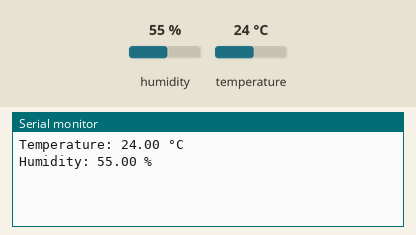
Simulated run of this sketch. Board: ESP32. Shown: the last lines printed to the serial monitor. Wiring (inferred from the names in the program): AHT10/20 sensor at I2C address 0x38. The inputs (shaded band) are chosen by the test bench; at power-on: humidity 55 %, temperature 24 °C.

Above: at 1.7 s.
1.8 s: humidity set to 22 %
At 3.1 s:
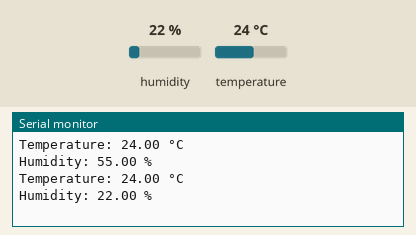
4.6 s: temperature set to 12 °C
At 5.2 s:
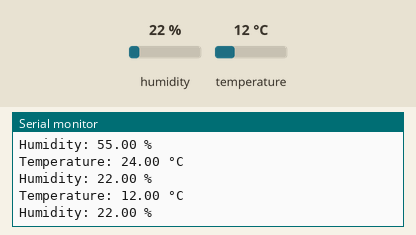
7.4 s: humidity set to 40 %
At 9.4 s:
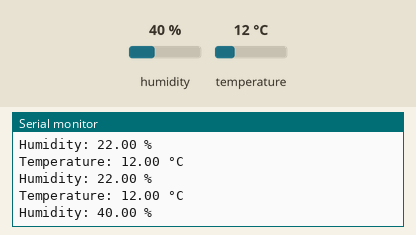
Timing chart, 0 to 10.9 s (numbered marks = the images above; inputs shaded):
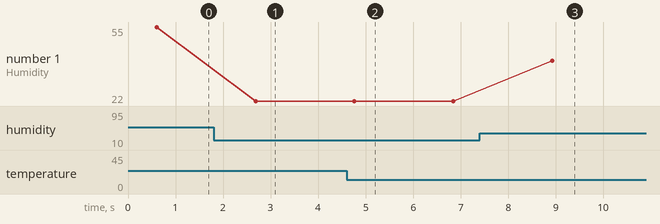

The sketch:

humidtemp.ino
```cpp
#include <Wire.h>

#define AHT10_ADDRESS 0x38
#define AHT10_CMD_CALIBRATE 0xE1
#define AHT10_CMD_TRIGGER 0xAC
#define AHT10_CMD_SOFTRESET 0xBA

void setup() {
  Serial.begin(115200);
  Wire.begin();

  // Initialize AHT10
  Wire.beginTransmission(AHT10_ADDRESS);
  Wire.write(AHT10_CMD_CALIBRATE);
  Wire.write(0x08);
  Wire.write(0x00);
  Wire.endTransmission();
  delay(500); // Wait for sensor to calibrate

  // Soft reset
  Wire.beginTransmission(AHT10_ADDRESS);
  Wire.write(AHT10_CMD_SOFTRESET);
  Wire.endTransmission();
  delay(20); // Wait for reset
}

void loop() {
  float temperature, humidity;
  if (readAHT10(temperature, humidity)) {
    Serial.print("Temperature: ");
    Serial.print(temperature);
    Serial.println(" °C");

    Serial.print("Humidity: ");
    Serial.print(humidity);
    Serial.println(" %");

  } else {
    Serial.println("Failed to read from AHT10 sensor!");
  }
  delay(2000); // Wait for 2 seconds before taking another reading
}

bool readAHT10(float &temperature, float &humidity) {
  Wire.beginTransmission(AHT10_ADDRESS);
  Wire.write(AHT10_CMD_TRIGGER);
  Wire.write(0x33);
  Wire.write(0x00);
  Wire.endTransmission();
  delay(80); // Wait for the measurement to complete

   Wire.requestFrom(AHT10_ADDRESS, 6);
  if (Wire.available() == 6) {
    uint8_t data[6];
    for (int i = 0; i < 6; i++) {
      data[i] = Wire.read();
    }

    uint32_t rawHumidity = ((uint32_t)data[1] << 12) | ((uint32_t)data[2] << 4) | ((data[3] & 0xF0) >> 4);
    humidity = (rawHumidity * 100.0) / 1048576.0; // 2^20 = 1048576

    uint32_t rawTemperature = ((uint32_t)(data[3] & 0x0F) << 16) | ((uint32_t)data[4] << 8) | data[5];
    temperature = (rawTemperature * 200.0) / 1048576.0 - 50.0; // 2^20 = 1048576

    return true;
  }
  return false;
}
```

Measured:
- after the input at 1.8 s, the serial monitor: prints a new line after 0.88 s (image 1)
- after the input at 4.6 s, the serial monitor: prints a new line after 0.16 s (image 2)
- after the input at 7.4 s, the serial monitor: prints a new line after 1.5 s (image 3)
- plotted number 1: 55 → 22 after the input at 1.8 s, 22 → 40 after the input at 7.4 s
